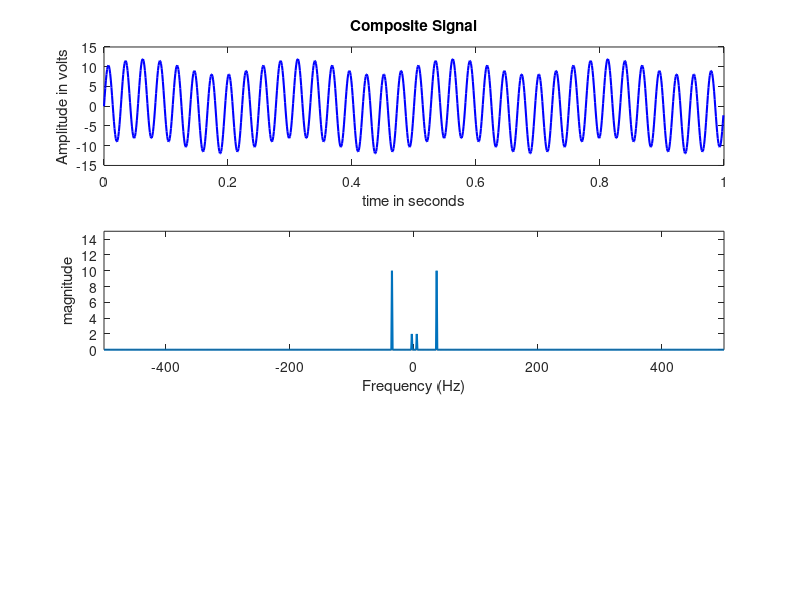

MATLAB code for this plot:
fs = 1000;
t = 0:1/fs:1-1/fs;
FREQ1 = 4;
FREQ2 = 36;
AMP1 = 2;
AMP2 = 10;
x1 = AMP1*sin(2*pi*FREQ1*t);
x2 = AMP2*sin(2*pi*FREQ2*t);
x3= x1+x2;
subplot(3,1,1)
plot(t,x3,'b','linewidth',1.5);
xlabel('time in seconds')
ylabel('Amplitude in volts')
title('Composite Signal');
subplot(3,1,2)
fx3 = fft(x3);
fx3 = fftshift(fx3)/(fs/2);
f = fs/2*linspace(-1,1,fs);
plot(f,abs(fx3),'LineWidth',1.5);
axis([-500 500 0 15])
xlabel('Frequency (Hz)');
ylabel('magnitude');
